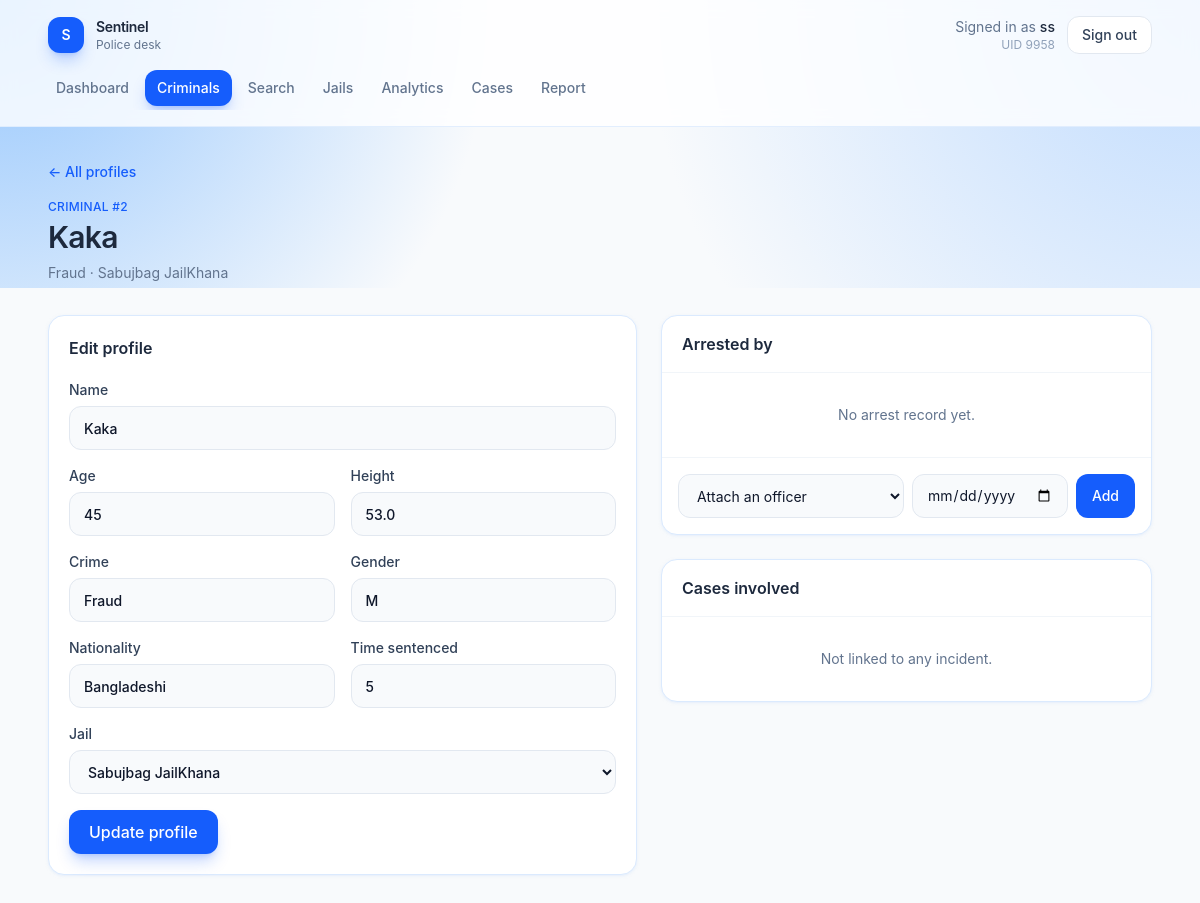
/criminals/2 (signed in), run on an earlier commit of the app's database.
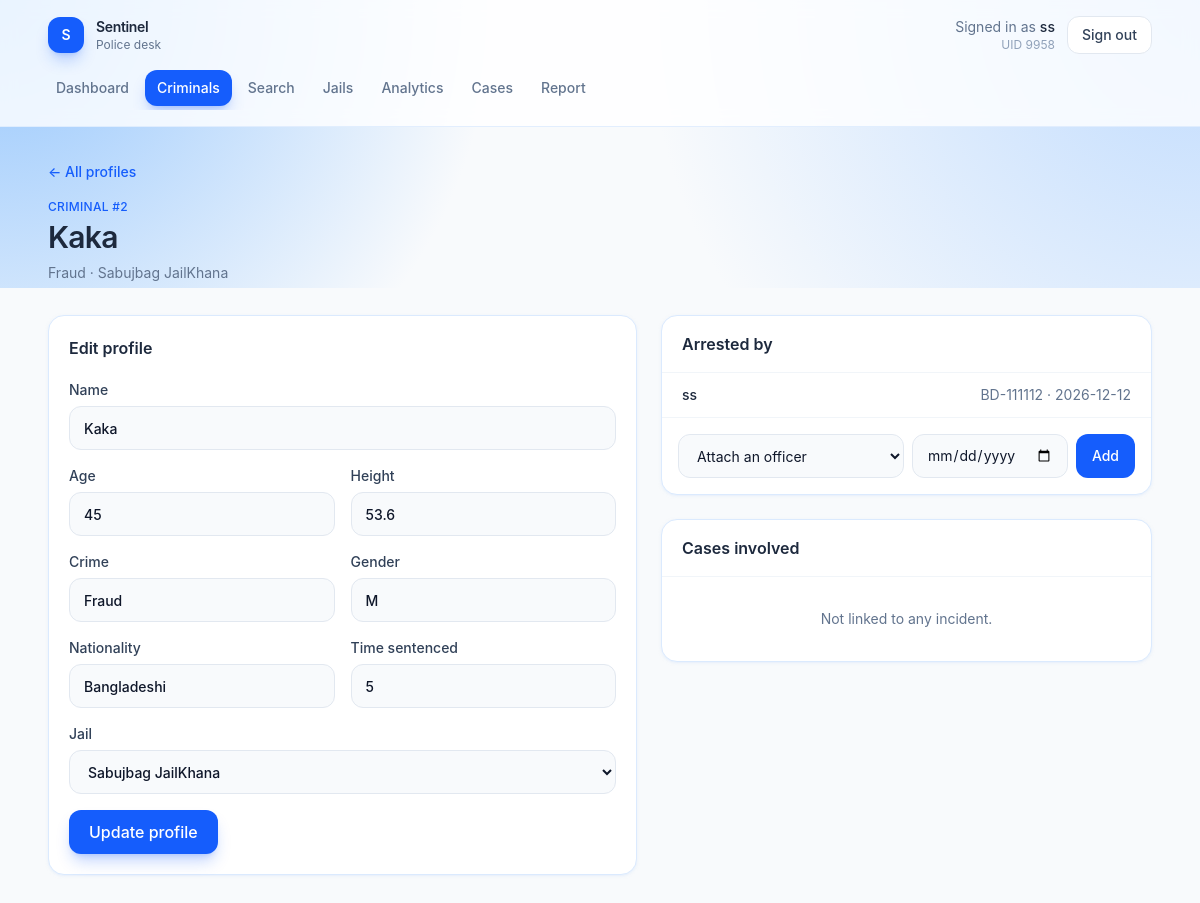
And on a later commit of the database.
### tables this page shows
CREATE TABLE Criminal (
    CID INTEGER PRIMARY KEY,
    Name TEXT NOT NULL,
    Age INTEGER,
    Crime TEXT,
    Height REAL,
    Gender TEXT,
    Nationality TEXT,
    JID INTEGER,
    time_sentenced TEXT,
    FOREIGN KEY (JID) REFERENCES Jail(JID)
);

CREATE TABLE Jail (
    JID INTEGER PRIMARY KEY,
    Name TEXT NOT NULL,
    Location TEXT,
    Capacity INTEGER
);

CREATE TABLE POLICE (
    UID INTEGER PRIMARY KEY,
    badge_no TEXT UNIQUE,
    patrol_area TEXT,
    number_of_arrests INTEGER DEFAULT 0,
    department TEXT,
    rank TEXT,
    supervisor INTEGER,
    issupervisor boolean DEFAULT FALSE,
    FOREIGN KEY (UID) REFERENCES USER(UID),
    FOREIGN KEY (supervisor) REFERENCES POLICE(UID)
);

CREATE TABLE USER (
    UID INTEGER PRIMARY KEY,
    phone TEXT,
    age INTEGER,
    gender TEXT,
    role TEXT,
    name TEXT NOT NULL,
    password TEXT NOT NULL
);

### app.py (the view, shortened to what this page needs)
@app.route("/criminals/<int:cid>", methods=["GET", "POST"])
def criminal_detail(cid):
    if not check_login():
            return redirect("/login")
    db = get_db()
    if request.method == "GET":
        criminal = db.execute("SELECT * FROM CRIMINAL WHERE CID = ?", (cid,)).fetchone()
        jail = db.execute("SELECT * FROM JAIL WHERE JID = ?", (criminal["JID"],)).fetchone()
        arrest = db.execute("SELECT a.UID, u.Name, a.Date, p.badge_no FROM 'Arrested By' a JOIN User u ON a.UID = u.UID JOIN Police p ON a.UID = p.UID WHERE a.CID = ?", (cid,)).fetchall()
        officers = db.execute("SELECT p.UID, u.Name FROM Police p JOIN User u ON p.UID = u.UID where p.UID not in (SELECT distinct UID FROM 'Arrested By' where CID = ?)", (cid,)).fetchall()
        case = db.execute("SELECT * FROM 'Criminal Involvement' WHERE CID = ?", (cid,)).fetchall()
        jails = db.execute("SELECT * FROM JAIL").fetchall()
        return render_template("criminal_detail.html", criminal=criminal, jail=jail, arrest=arrest, all_officers=officers, case=case, jails=jails)

### app.py (called while the page is built)
def get_db():
    if "db" not in g:
        g.db = sqlite3.connect(app.config["DATABASE"])
        g.db.row_factory = sqlite3.Row
    return g.db

def check_login():
    if session.get("loggedin_UID") is None:
        return False
    return True

@app.context_processor
def inject_current_user():
    uid = session.get("loggedin_UID")
    if not uid:
        return {"user_name": "Guest"}
    name = session.get("name")
    if not name:
        db = get_db()
        row = db.execute("SELECT name FROM USER WHERE UID = ?", (uid,)).fetchone()
        name = row["name"] if row else "Guest"
        session["name"] = name
    return {"user_name": name}

@app.after_request
def disable_cache(response):
    response.headers["Cache-Control"] = "no-store, no-cache, must-revalidate, max-age=0"
    response.headers["Pragma"] = "no-cache"
    response.headers["Expires"] = "0"
    return response

### templates/criminal_detail.html (shortened to what the changed rows need)
{% extends "app.html" %}
{% set is_police = session.get("role") == "police" %}
{% set criminal = criminal if criminal is defined else {
    "CID": 101, "Name": "Karim Uddin", "Age": 31, "Crime": "Theft", "Height": 170,
    "Gender": "M", "Nationality": "Bangladeshi", "JID": 1, "jail_name": "Dhaka Central Jail",
    "time_sentenced": "5 years"
} %}
{% set jails = jails if jails is defined else [{"JID": 1, "Name": "Dhaka Central Jail"}, {"JID": 2, "Name": "Kashimpur Central Jail"}] %}
{% set arrests = arrests if arrests is defined else (arrest if arrest is defined else [{"Date": "2026-03-02", "officer_name": "rahman", "badge_no": "BD-1042"}]) %}
{% set cases = cases if cases is defined else (case if case is defined else [{"IRID": 12, "Date": "2026-08-14", "location": "Gulshan-2"}]) %}
{% set all_officers = all_officers if all_officers is defined else [{"UID": 1, "name": "rahman"}, {"UID": 3, "name": "ayesha"}] %}
{% set jail_label = criminal.jail_name or (jail.Name if jail is defined and jail else none) %}
{% block page %}
<div class="mb-8">
    {% if is_police %}
    <a href="{{ url_for('criminals') }}" class="text-sm font-medium text-blue-600 hover:text-blue-700">← All profiles</a>
    {% else %}
    <a href="{{ url_for('search_criminals') }}" class="text-sm font-medium text-blue-600 hover:text-blue-700">← Search</a>
    {% endif %}
    <p class="mt-4 text-xs font-medium uppercase tracking-wide text-blue-600">Criminal #{{ criminal.CID }}</p>
    <h1 class="mt-1 text-3xl font-semibold tracking-tight text-slate-800">{{ criminal.Name }}</h1>
    <p class="mt-2 text-sm text-slate-500">{{ criminal.Crime or "Unspecified crime" }}{% if is_police %} · {{ jail_label or "No jail assigned" }}{% endif %}</p>
</div>
<div class="grid gap-6 lg:grid-cols-[minmax(0,1.2fr)_minmax(0,1fr)]">
    {% if is_police %}
    <article class="rounded-2xl border border-blue-100 bg-white p-5 shadow-sm shadow-blue-100/50">
        <h2 class="font-semibold text-slate-800">Edit profile</h2>
        <form action="{{ url_for('criminal_detail', cid=criminal.CID) }}" method="post" class="mt-5 grid gap-4 sm:grid-cols-2">
            <label class="flex flex-col gap-1.5 text-sm font-medium text-slate-700 sm:col-span-2">
                Name
                <input type="text" name="Name" value="{{ criminal.Name }}" required class="h-11 rounded-xl border border-slate-200 bg-slate-50 px-3.5 outline-none focus:border-blue-500 focus:bg-white focus:ring-4 focus:ring-blue-100">
            </label>
            <label class="flex flex-col gap-1.5 text-sm font-medium text-slate-700">
                Age
                <input type="number" name="Age" value="{{ criminal.Age or '' }}" class="h-11 rounded-xl border border-slate-200 bg-slate-50 px-3.5 outline-none focus:border-blue-500 focus:bg-white focus:ring-4 focus:ring-blue-100">
            </label>
            <label class="flex flex-col gap-1.5 text-sm font-medium text-slate-700">
                Height
                <input type="number" name="Height" step="0.1" value="{{ criminal.Height or '' }}" class="h-11 rounded-xl border border-slate-200 bg-slate-50 px-3.5 outline-none focus:border-blue-500 focus:bg-white focus:ring-4 focus:ring-blue-100">
            </label>
            <label class="flex flex-col gap-1.5 text-sm font-medium text-slate-700">
                Crime
                <input type="text" name="Crime" value="{{ criminal.Crime or '' }}" class="h-11 rounded-xl border border-slate-200 bg-slate-50 px-3.5 outline-none focus:border-blue-500 focus:bg-white focus:ring-4 focus:ring-blue-100">
            </label>
            <label class="flex flex-col gap-1.5 text-sm font-medium text-slate-700">
                Gender
                <input type="text" name="Gender" value="{{ criminal.Gender or '' }}" class="h-11 rounded-xl border border-slate-200 bg-slate-50 px-3.5 outline-none focus:border-blue-500 focus:bg-white focus:ring-4 focus:ring-blue-100">
            </label>
            <label class="flex flex-col gap-1.5 text-sm font-medium text-slate-700">
                Nationality
                <input type="text" name="Nationality" value="{{ criminal.Nationality or '' }}" class="h-11 rounded-xl border border-slate-200 bg-slate-50 px-3.5 outline-none focus:border-blue-500 focus:bg-white focus:ring-4 focus:ring-blue-100">
            </label>
            <label class="flex flex-col gap-1.5 text-sm font-medium text-slate-700">
                Time sentenced
                <input type="text" name="time_sentenced" value="{{ criminal.time_sentenced or '' }}" class="h-11 rounded-xl border border-slate-200 bg-slate-50 px-3.5 outline-none focus:border-blue-500 focus:bg-white focus:ring-4 focus:ring-blue-100">
            </label>
            <label class="flex flex-col gap-1.5 text-sm font-medium text-slate-700 sm:col-span-2">
                Jail
                <select name="JID" class="h-11 rounded-xl border border-slate-200 bg-slate-50 px-3.5 outline-none focus:border-blue-500 focus:bg-white focus:ring-4 focus:ring-blue-100">
                    {% for jail_row in jails %}
                    <option value="{{ jail_row.JID }}" {% if criminal.JID == jail_row.JID %}selected{% endif %}>{{ jail_row.Name }}</option>
                    {% endfor %}
                </select>
            </label>
            <div class="sm:col-span-2">
                <button type="submit" class="h-11 rounded-xl bg-blue-600 px-5 font-medium text-white shadow-lg shadow-blue-600/25 transition hover:bg-blue-700">Update profile</button>
            </div>
        </form>
    </article>
    {% endif %}
    <div class="flex flex-col gap-6">
        <article class="overflow-hidden rounded-2xl border border-blue-100 bg-white shadow-sm shadow-blue-100/50">
            <div class="border-b border-slate-100 px-5 py-4">
                <h2 class="font-semibold text-slate-800">Arrested by</h2>
            </div>
            {% if arrests %}
            <ul class="divide-y divide-slate-100 text-sm">
                {% for arrest_row in arrests %}
                <li class="flex items-center justify-between px-5 py-3">
                    <span class="font-medium text-slate-800">{{ arrest_row.officer_name or arrest_row.Name or "—" }}</span>
                    <span class="text-slate-500">{{ arrest_row.badge_no or "—" }} · {{ arrest_row.Date or "—" }}</span>
                </li>
                {% endfor %}
            </ul>
            {% else %}
            <p class="px-5 py-8 text-center text-sm text-slate-500">No arrest record yet.</p>
            {% endif %}
            {% if is_police %}
            <form action="{{ url_for('criminal_detail', cid=criminal.CID) }}" method="post" class="flex flex-col gap-2 border-t border-slate-100 p-4 sm:flex-row">
                <select name="UID" required class="h-11 flex-1 rounded-xl border border-slate-200 bg-slate-50 px-3.5 text-sm outline-none focus:border-blue-500 focus:bg-white focus:ring-4 focus:ring-blue-100">
                </select>
                <input type="date" name="Date" class="h-11 rounded-xl border border-slate-200 bg-slate-50 px-3.5 text-sm outline-none focus:border-blue-500 focus:bg-white focus:ring-4 focus:ring-blue-100">
                <button type="submit" class="h-11 rounded-xl bg-blue-600 px-4 text-sm font-medium text-white hover:bg-blue-700">Add</button>
            </form>
            {% endif %}
        </article>
        <article class="overflow-hidden rounded-2xl border border-blue-100 bg-white shadow-sm shadow-blue-100/50">
            <div class="border-b border-slate-100 px-5 py-4">
                <h2 class="font-semibold text-slate-800">Cases involved</h2>
            </div>
        </article>
    </div>
</div>
{% endblock %}

What changed in the data, as far as the page shows it:
changed Criminal "Kaka": Height "53.0" → "53.6"
now on this page (row unchanged): POLICE: name "ss", badge_no "BD-111112", Date "2026-12-12"
Also different on the page:
text no longer shown: "No arrest record yet."
